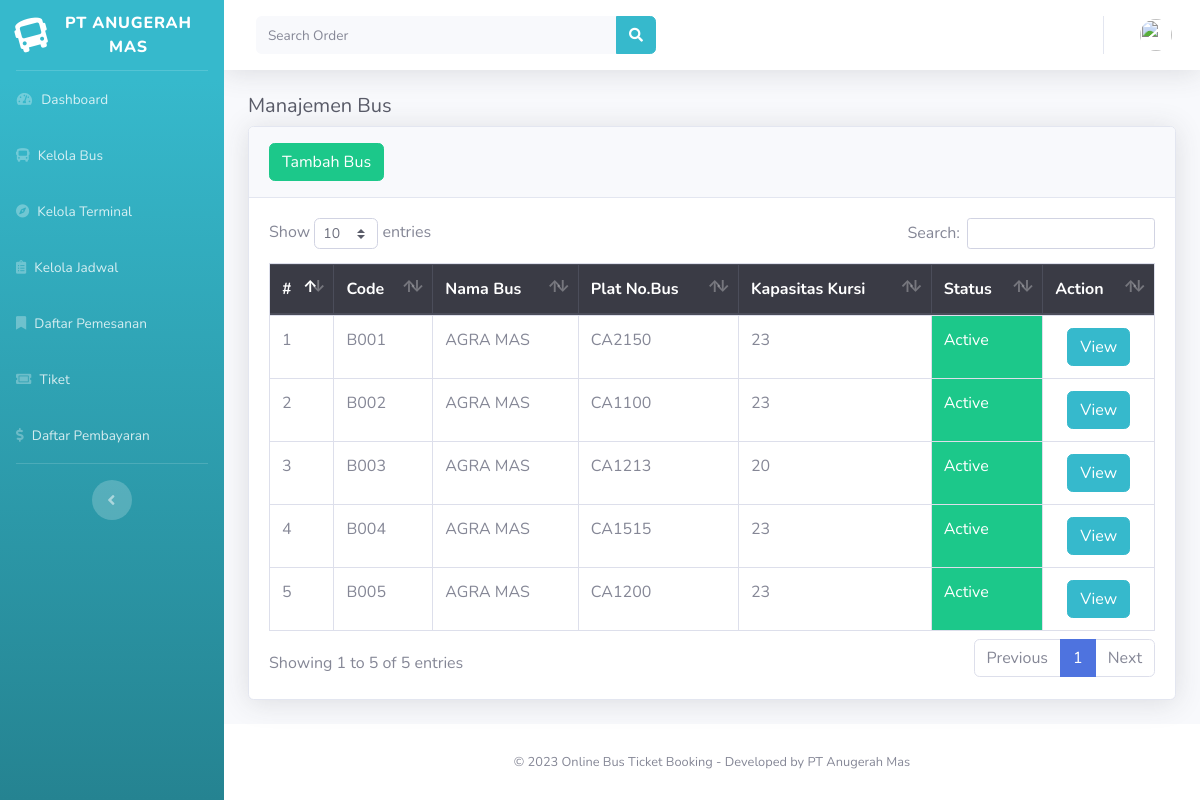
/index.php/backend/bus, run on the app's committed database.
### tables this page shows
CREATE TABLE `tbl_bus` (
  `kd_bus` varchar(50) NOT NULL,
  `nama_bus` varchar(50) DEFAULT NULL,
  `plat_bus` varchar(50) DEFAULT NULL,
  `kapasitas_bus` int(13) DEFAULT NULL,
  `status_bus` int(1) DEFAULT NULL,
  `desc_bus` varchar(50) DEFAULT NULL
);

### application/controllers/backend/Bus.php (called while the page is built, shortened)
<?php
class Bus extends CI_Controller {
	function __construct(){
		$this->load->model('getkod_model');
	}
	public function index(){
	$data['title'] = "Bus Management";
	$data['bus'] = $this->db->query("SELECT * FROM tbl_bus ORDER BY nama_bus asc")->result_array();
	$this->load->view('backend/bus', $data);
	}
}

### index.php (called while the page is built, shortened)
<?php
require_once BASEPATH.'core/CodeIgniter.php';

### application/views/backend/bus.php (the view, shortened to what this page needs)
<!DOCTYPE html>
<html lang="en">
  <head>
  </head>
  <body id="page-top">
    <div class="container-fluid">
      <h1 class="h5 text-gray-800">Manajemen Bus</h1>
      <div class="card shadow mb-4">
        <div class="card-header py-3">
          <button type="button" class="btn btn-success pull-right" data-toggle="modal" data-target="#ModalTujuan">
          Tambah Bus
          </button>
        </div>
        <div class="card-body">
          <div class="table-responsive">
            <table class="table table-bordered table-hover" id="dataTable" width="100%" cellspacing="0">
            <thead class="thead-dark">
                <tr>
                  <th>#</th>
                  <th>Code</th>
                  <th>Nama Bus</th>
                  <th>Plat No.Bus</th>
                  <th>Kapasitas Kursi</th>
                  <th>Status</th>
                  <th>Action</th>
                </tr>
              </thead>
              <tbody>
                <?php $i = 1 ; foreach ($bus as $row ) { ?>
                <tr>
                  <td><?= $i++; ?></td>
                  <td><?= strtoupper($row['kd_bus']); ?></td>
                  <td><?= strtoupper($row['nama_bus']); ?></td>
                  <td><?= strtoupper($row['plat_bus']); ?></td>
                  <td><?= $row['kapasitas_bus'] ?></td>
                  <?php if ($row['status_bus'] == '1') { ?>
                    <td class="btn-success"> Active</td>
                    <?php } else { ?>
                    <td class="btn-danger">InActive</td>
                  <?php } ?>
                  <td align="center"><a href="<?= base_url('backend/bus/viewbus/'.$row['kd_bus'])?>" class="btn btn btn-info">View</a></a>
                </td>
              </tr>
              <?php } ?>
            </tbody>
          </table>
        </div>
      </div>
    </div>
  </div>
</div>
</body>
</html>

### data on the page
tbl_bus: kd_bus "B001", nama_bus "AGRA MAS", plat_bus "CA2150", kapasitas_bus "23", status_bus "Active"
tbl_bus: kd_bus "B002", nama_bus "AGRA MAS", plat_bus "CA1100", kapasitas_bus "23", status_bus "Active"
tbl_bus: kd_bus "B003", nama_bus "AGRA MAS", plat_bus "CA1213", kapasitas_bus "20", status_bus "Active"
tbl_bus: kd_bus "B004", nama_bus "AGRA MAS", plat_bus "CA1515", kapasitas_bus "23", status_bus "Active"
tbl_bus: kd_bus "B005", nama_bus "AGRA MAS", plat_bus "CA1200", kapasitas_bus "23", status_bus "Active"
